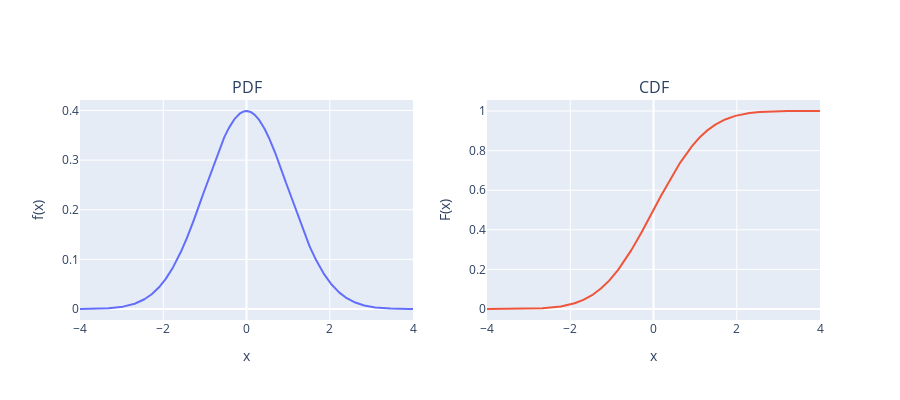

The notebook cell saved with this chart:
### Markdown cell above
Consider a Gaussian normal distribution.  Here is a plot of the probability distribution and the cumulative density function (CDF) for a normal distribution with mean 0 and standard deviation 1.

Notice that the CDF runs from 0 to 1.  That's key to understanding how we can transform a normal distribution into a uniform distribution.

### Code cell
from plotly.subplots import make_subplots
import plotly.graph_objects as go 
import numpy as np
import scipy.stats as stats

def plot_cdf_pdf_plotly():
    # Generate 10000 evenly distributed values from -4 to 4
    x = np.linspace(-4.0, 4.0, 10000)

    # Compute their Probability Densities and Cumulative Distributions
    pdf = stats.norm.pdf(x)
    cdf = stats.norm.cdf(x)

    fig = make_subplots(rows=1, cols=2, subplot_titles=("PDF", "CDF"))

    fig.add_trace(
        go.Scatter(x=x, y=pdf),
        row=1, col=1
    )
    fig.update_xaxes(title_text="x", row=1, col=1)
    fig.update_yaxes(title_text="f(x)", row=1, col=1)

    fig.add_trace(
        go.Scatter(x=x, y=cdf),
        row=1, col=2
    )
    fig.update_xaxes(title_text="x", row=1, col=2)
    fig.update_yaxes(title_text="F(x)", row=1, col=2)

    # Update yaxis properties

    fig.update_layout(height=400, width=900, showlegend=False)
    fig.show()

plot_cdf_pdf_plotly()

### Figure 1 — Plotly figure (JSON) as saved in the notebook; plotly's stock layout.template omitted (floating-point values rounded to 4 significant figures; data arrays with more than 128 entries replaced by an {"elided": "..."} marker saying what was removed)
{"data": [{"type": "scatter", "x": {"elided": "10000 float values"}, "xaxis": "x", "y": {"elided": "10000 float values"}, "yaxis": "y"}, {"type": "scatter", "x": {"elided": "10000 float values"}, "xaxis": "x2", "y": {"elided": "10000 float values"}, "yaxis": "y2"}], "layout": {"annotations": [{"font": {"size": 16}, "showarrow": false, "text": "PDF", "x": 0.225, "xanchor": "center", "xref": "paper", "y": 1, "yanchor": "bottom", "yref": "paper"}, {"font": {"size": 16}, "showarrow": false, "text": "CDF", "x": 0.775, "xanchor": "center", "xref": "paper", "y": 1, "yanchor": "bottom", "yref": "paper"}], "height": 400, "showlegend": false, "width": 900, "xaxis": {"anchor": "y", "domain": [0, 0.45], "title": {"text": "x"}}, "xaxis2": {"anchor": "y2", "domain": [0.55, 1], "title": {"text": "x"}}, "yaxis": {"anchor": "x", "domain": [0, 1], "title": {"text": "f(x)"}}, "yaxis2": {"anchor": "x2", "domain": [0, 1], "title": {"text": "F(x)"}}}}
